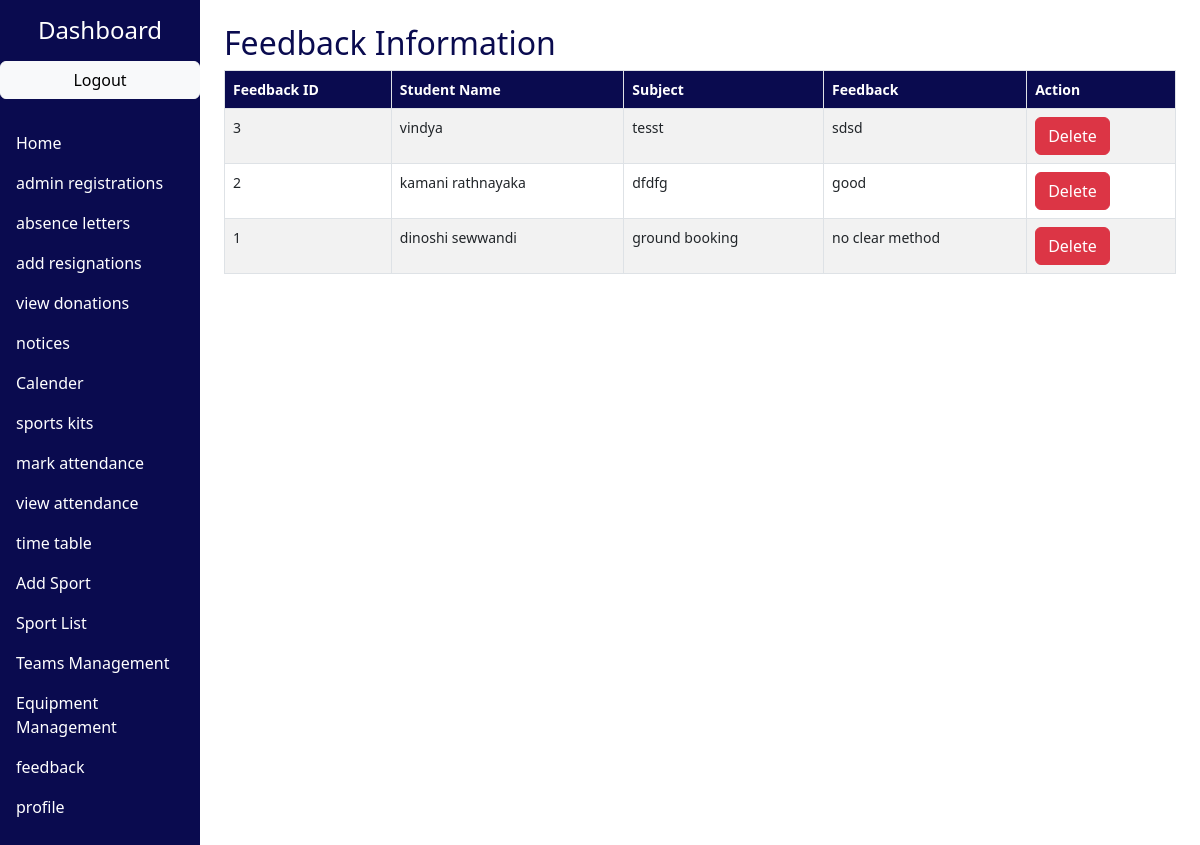
Page /admin_feedback.php on the committed database.
### tables this page shows
CREATE TABLE `feedback` (
  `id` int(11) NOT NULL,
  `name` varchar(255) NOT NULL,
  `subject` varchar(255) NOT NULL,
  `feedback` text NOT NULL,
  `created_at` timestamp NOT NULL DEFAULT current_timestamp()
);

### classes/feedback.php (called while the page is built, shortened)
<?php
class Feedback {
    public function getAllFeedback($con) {
        try {
            $query = "SELECT * FROM feedback ORDER BY id DESC";
            $stmt = $con->query($query);
            return $stmt->fetchAll(PDO::FETCH_ASSOC);
        } catch (PDOException $exc) {
            die("Error in Feedback class's getAllFeedback function: " . $exc->getMessage());
        }
    }
}

### admin_feedback.php (the view, shortened to what this page needs)
<?php
require_once 'classes/DbConnector.php';
require_once 'classes/Feedback.php';
$db = \classes\DbConnector::getConnection();
$feedbackText = new Feedback();
$feedbackData = $feedbackText->getAllFeedback($db);
?>
<!DOCTYPE html>
<html lang="en">
<head>
  <link href="https://cdn.jsdelivr.net/npm/bootstrap@5.3.0/dist/css/bootstrap.min.css" rel="stylesheet">
</head>
<body>
  <div class="container-fluid">
    <div class="row">
                <nav class="col-md-2 col-12 sidebar p-0">
             <div class="position-sticky">
          <h4 class="my-3 text-center">Dashboard</h4>
          <ul class="nav flex-column">
            <a href="logout.php" class="btn btn-outline-light btn-primary btn-light" style="color: black;">Logout</a>
<br>
              <li class="nav-item">
              <a class="nav-link active" href="admin_dashboard.php">Home</a>
            </li>
            <li class="nav-item">
                            <a class="nav-link active" href="admin_registrations.php">admin registrations</a>
                        </li>
                        <li class="nav-item">
                            <a class="nav-link active" href="admin_absence_letters.php">absence letters</a>
                        </li>
                        <li class="nav-item">
                            <a class="nav-link active" href="add_resignation.php">add resignations</a>
                        </li>
                        <li class="nav-item">
                            <a class="nav-link active" href="view_donation.php">view donations</a>
                        </li>
                        <li class="nav-item">
                            <a class="nav-link active" href="admin_notices.php">notices</a>
                        </li>
                          <li class="nav-item">
                            <a class="nav-link active" href="admin_event.php">Calender</a>
                        </li>
                          <li class="nav-item">
                            <a class="nav-link active" href="admin_sport_kit.php">sports kits</a>
                        </li>
                          <li class="nav-item">
                            <a class="nav-link active" href="mark_attendence.php">mark attendance</a>
                        </li>
                          <li class="nav-item">
                            <a class="nav-link active" href="view_attendance1.php">view attendance</a>
                        </li>
                          <li class="nav-item">
                            <a class="nav-link active" href="2.php">time table</a>
                        </li>
                        <li class="nav-item">
                          <a class="nav-link active" href="./add_sport.php">Add Sport</a>
                        </li>
                        <li class="nav-item">
                          <a class="nav-link active" href="./list_sports.php">Sport List</a>
                        </li>
                        <li class="nav-item">
                          <a class="nav-link active" href="./Teams.php">Teams Management</a>
                        </li>
                        <li class="nav-item">
                            <a class="nav-link active" href="./EquipmentStock.php">Equipment Management</a>
                        </li>
            <li class="nav-item">
              <a class="nav-link active" href="admin_feedback.php">feedback</a>
            </li>
            <li class="nav-item">
                            <a class="nav-link active" href="admin_profile.php">profile</a>
                        </li>
          </ul>
        </div>
      </nav>
      <main class="col-md-10 col-12 ms-sm-auto">
        <div class="container mt-4">
          <h2 style="color:#0A0B4F;">Feedback Information</h2>
          <div class="table-responsive">
            <table class="table table-striped">
              <thead>
                <tr>
                  <th>Feedback ID</th>
                  <th>Student Name</th>
                  <th>Subject</th>
                  <th>Feedback</th>
                  <th>Action</th>
                </tr>
              </thead>
              <tbody>
                <?php foreach ($feedbackData as $row) { ?>
                  <tr>
                    <td>
                      <?php echo $row['id']; ?>
                    </td>
                    <td>
                      <?php echo $row['name']; ?>
                    </td>
                    <td>
                      <?php echo $row['subject']; ?>
                    </td>
                    <td>
                      <?php echo $row['feedback']; ?>
                    </td>
                    <td>
                      <form action="<?php echo $_SERVER["PHP_SELF"]; ?>" method="POST">
                        <button type="submit" name="delete_feedback" class="btn btn-danger">Delete</button>
                      </form>
                    </td>
                  </tr>
                <?php } ?>
              </tbody>
            </table>
          </div>
        </div>
      </main>
</body>
</html>

### admin_feedback.php (style rules this page uses)
.sidebar { background-color: #0A0B4F; color: white; height: 1000px; }
.sidebar .nav-link { color: white; }
.table { font-size: 14px; }
.table th, .table td { border: 1px solid #dee2e6; padding: 8px; }
.table th { background-color: #0A0B4F; color: white; }
.table-striped tbody tr:nth-of-type(odd) { background-color: #f2f2f2; }

### rows in the picture
feedback: id "3", name "vindya", subject "tesst", feedback "sdsd"
feedback: id "2", name "kamani rathnayaka", subject "dfdfg", feedback "good"
feedback: id "1", name "dinoshi sewwandi", subject "ground booking", feedback "no clear method"
